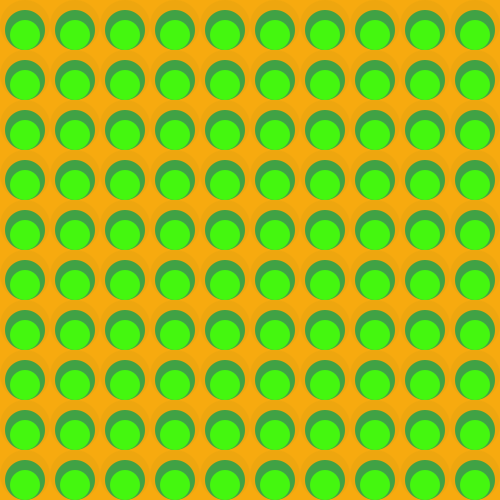
Frame 1 (no input)
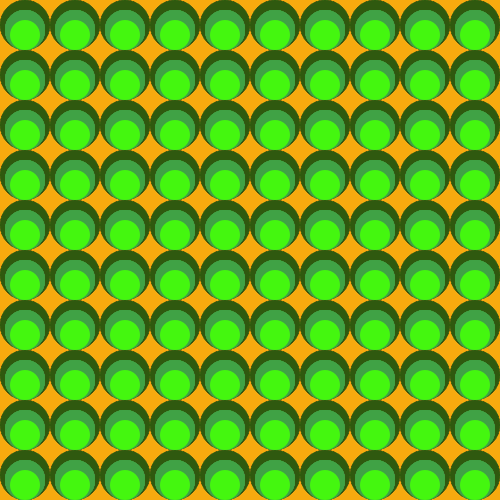
Frame 60 (the mouse pressed at the canvas centre just before this capture)
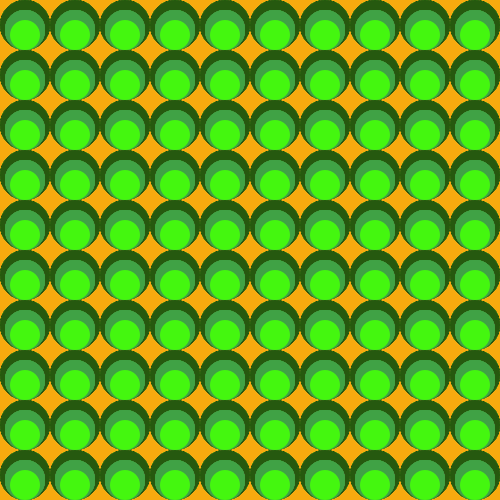
Frame 120 (the mouse held since frame 60 and released just before this capture)

The Processing sketch that drew these frames (run headless with seeded random() and noise(); from frame 60 on, the mouse is pressed at the canvas centre):

// Processing sketch: processing_84996
// ── processing_84996.pde

void setup()
{size(500,500);
background(#F7AA0F); 
fill(255);
noStroke();
smooth();}
  
void draw(){


//ellipse(width/2,height/2,width,height); }

//Pour faire une ligne de cercles j'ajoute 50 pixels à la coordonnée x
/*ellipse(25,25,50,50);
ellipse(75,25,50,50);
ellipse(125,25,50,50);
ellipse(475,25,50,50);*/

//boucle for (pour faire la ligne de cercles plus simplement)

fill(25,70,20,10);
noStroke();
for(int posx=25; posx<=475; posx=posx+50)
{
for(int posy=25; posy<=475; posy=posy+50)
{
ellipse(posx,posy,50,50); }
}
/*fill(255);
for(int posx=20; posx<=475; posx=posx+50)
{
for(int posy=20; posy<=475; posy=posy+50)
{
{rect(posx,posy,10,10);}

}

}*/
//text("prune", 50,50);

for(int posx=25; posx<=475; posx=posx+50)
{
  for(int posy=30; posy<=480; posy=posy+50)
  {
    
    fill(#40A245);
    ellipse(posx,posy,40,40);}
}

for(int posx=25; posx<=475; posx=posx+50)
{
  for(int posy=35; posy<=485; posy=posy+50)
  {
    
    fill(#44F70F);
    ellipse(posx,posy,30,30);}
}
}
